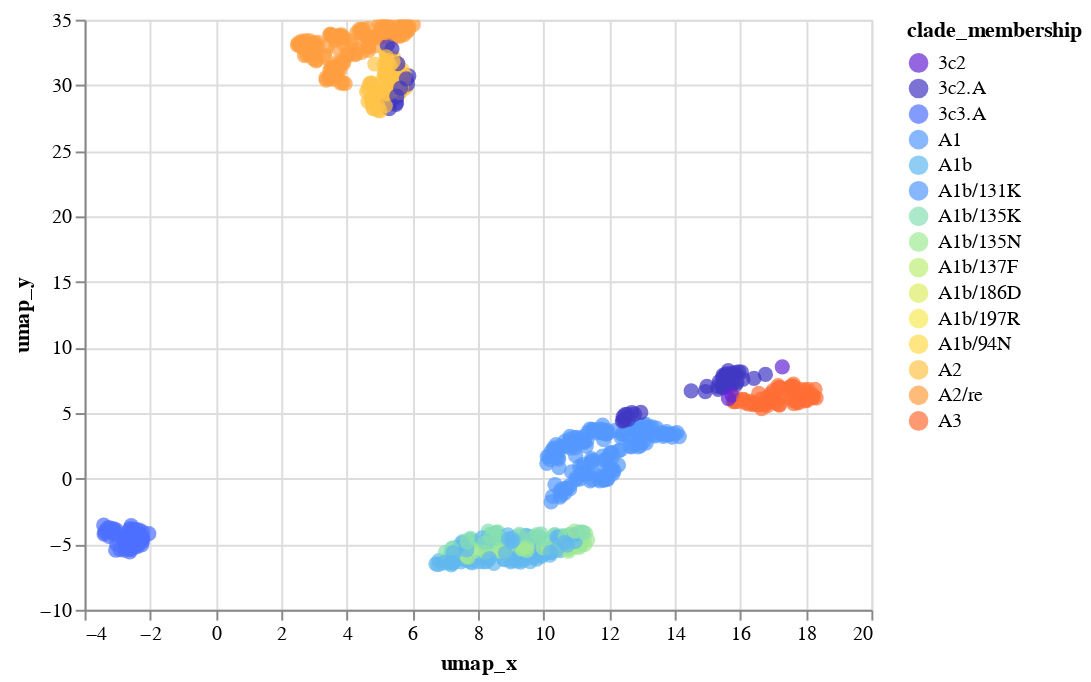

Here is the notebook cell this chart was saved with:
### Code cell
scatterplot_with_tooltip_interactive(merged_umap_df_ha,'umap_x','umap_y','umap_x','umap_y',['strain', "clade_membership"],'clade_membership:N', domain, range_)

### Figure 1 — Vega-Lite specification as saved in the notebook (floating-point values rounded to 4 significant figures; data arrays with more than 128 entries replaced by an {"elided": "..."} marker saying what was removed)
{"config": {"view": {"continuousWidth": 400, "continuousHeight": 300}}, "data": {"name": "data-cb59221312447d507c5fc91f688e62dc"}, "mark": {"type": "circle", "size": 60}, "encoding": {"color": {"type": "nominal", "field": "clade_membership", "scale": {"domain": ["3c2", "3c2.A", "3c3.A", "A1", "A1b", "A1b/131K", "A1b/135K", "A1b/135N", "A1b/137F", "A1b/186D", "A1b/197R", "A1b/94N", "A2", "A2/re", "A3"], "range": ["#6626d4", "#4138c3", "#4e70ff", "#5499ff", "#61b8f0", "#5499ff", "#87dfb3", "#a0e994", "#bdee78", "#ddee64", "#f8e957", "#ffdb4e", "#ffc348", "#ff9e40", "#ff6e36"]}}, "tooltip": [{"type": "nominal", "field": "strain"}, {"type": "nominal", "field": "clade_membership"}], "x": {"type": "quantitative", "field": "umap_x", "title": "umap_x"}, "y": {"type": "quantitative", "field": "umap_y", "title": "umap_y"}}, "selection": {"selector069": {"type": "interval", "bind": "scales", "encodings": ["x", "y"]}}, "$schema": "https://vega.github.io/schema/vega-lite/v4.8.1.json", "datasets": {"data-cb59221312447d507c5fc91f688e62dc": {"elided": "810 records"}}}
